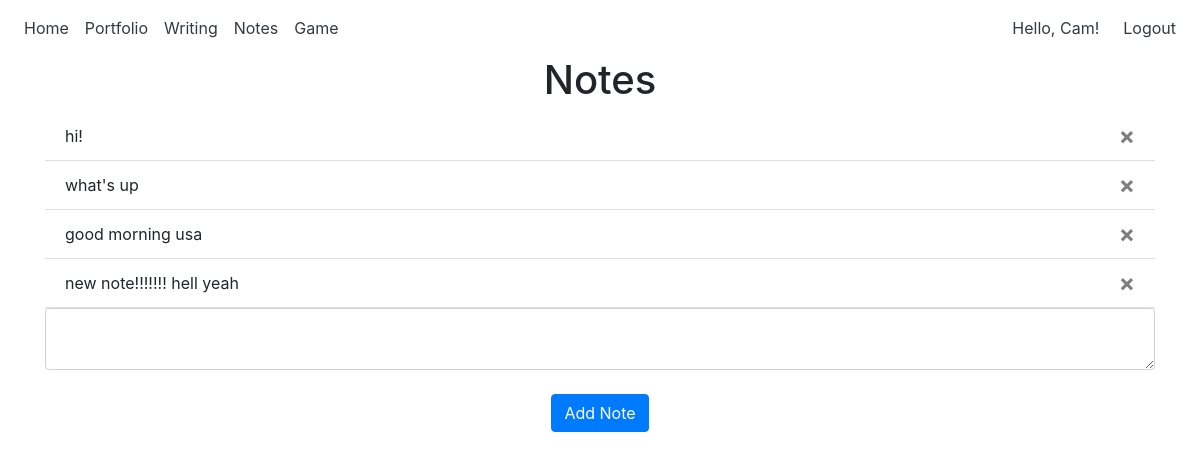
/notes (signed in), run on an earlier commit of the app's database.
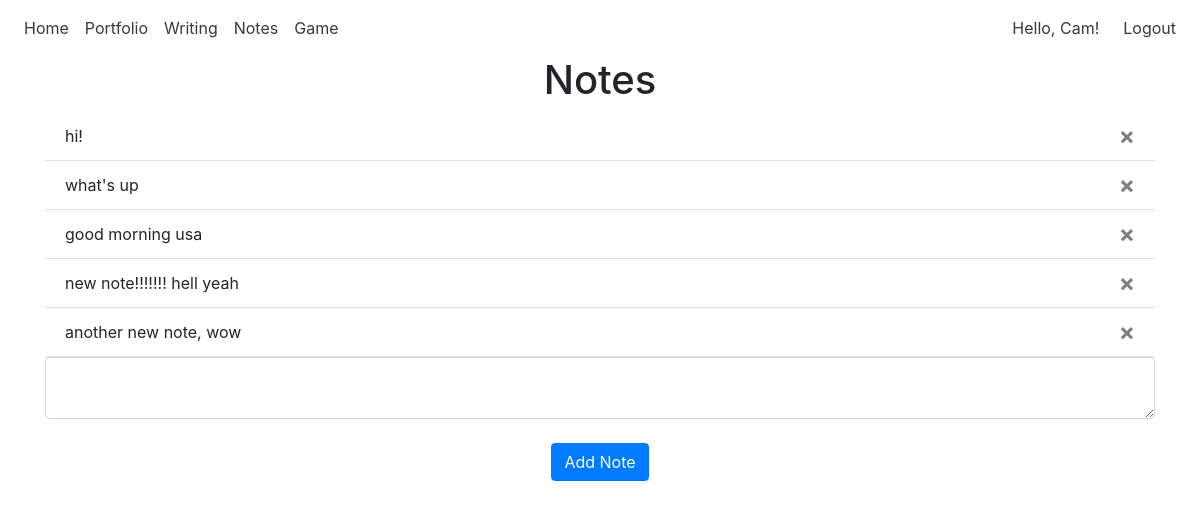
And on a later commit of the database.
### website/models.py (models this page shows)
class User(db.Model, UserMixin):
    id = db.Column(db.Integer, primary_key=True)
    email = db.Column(db.String(150), unique=True)
    password = db.Column(db.String(150))
    first_name = db.Column(db.String(150))
    notes = db.relationship('Note')

class Note(db.Model):
    id = db.Column(db.Integer, primary_key=True)
    data = db.Column(db.String(10000))
    date = db.Column(db.DateTime(timezone=True), default=func.now())
    user_id = db.Column(db.Integer, db.ForeignKey('user.id'))

### website/views.py (the view, shortened to what this page needs)
@views.route('/notes', methods=['GET', 'POST'])
@login_required
def notes():
    return render_template("notes.html", user=current_user)

### website/__init__.py (called while the page is built)
def create_app():
    app = Flask(__name__)
    app.config['SECRET_KEY'] = 'thisisthesecretkeyabdahdajf'
    app.config['SQLALCHEMY_DATABASE_URI'] = f'sqlite:///{path.join(app.root_path, DB_NAME)}'
    db.init_app(app)
    from .views import views
    from .auth import auth
    app.register_blueprint(views, url_prefix='/')
    app.register_blueprint(auth, url_prefix='/')
    from .models import User, Note
    create_database(app)
    login_manager = LoginManager()
    login_manager.login_view = 'auth.login'
    login_manager.init_app(app)
    @login_manager.user_loader
    def load_user(id):
        return User.query.get(int(id))
    return app

### website/templates/notes.html
{% extends "base.html" %} {% block title %}Home{% endblock %}
{% block content %}
<h1 align="center">Notes</h1>
<ul class="list-group list-group-flush" id="notes">
    {% for note in user.notes %}
    <li class="list-group-item">
        {{ note.data }}
        <button type="button" class="close" onClick="deleteNote({{ note.id }})">
            <span aria-hidden="true">&times;</span>
        </button>
    </li>
    {% endfor %}
</ul>
<form method="POST">
    <textarea name="note" id="note" class="form-control"></textarea>
    <br />
    <div align="center">
        <button type="submit" class="btn btn-primary">Add Note</button>
    </div>
</form>
{% endblock %}

### website/templates/base.html (shortened to what this page needs)
<!DOCTYPE html>
<html>
    <head>
        <link rel="stylesheet" href="https://cdn.jsdelivr.net/npm/bootstrap@4.4.1/dist/css/bootstrap.min.css"/>
        <link rel="stylesheet" href="https://cdnjs.cloudflare.com/ajax/libs/font-awesome/5.15.3/css/all.min.css">
    </head>
    <body>
        <nav class="navbar navbar-expand-lg navbar-dark">
            <div class="collapse navbar-collapse" id="navbar">
                <div class="navbar-nav">
                    {% if user.is_authenticated %}
                    <a class="nav-item nav-link text-dark" id="home" href="/">Home</a>
                    <a class="nav-item nav-link text-dark" id="portfolio" href="/portfolio">Portfolio</a>
                    <a class="nav-item nav-link text-dark" id="writing" href="/writing">Writing</a>
                    <a class="nav-item nav-link text-dark" id="notes" href="/notes">Notes</a>
                    <a class="nav-item nav-link text-dark" id="game" href="/game">Game</a>
                    {% endif %}
                </div>
                <div class="navbar-nav ml-auto">
                    {% if user.is_authenticated %}
                    <span class="navbar-text text-dark mr-3">
                        Hello, {{ user.first_name }}!
                    </span>
                    <a class="nav-item nav-link text-dark" id="logout" href="/logout">Logout</a>
                    {% else %}
                    <a class="nav-item nav-link text-dark" id="login" href="/login">Login</a>
                    <a class="nav-item nav-link text-dark" id="sign-up" href="/sign-up">Sign Up</a>
                    {% endif %}
                </div>
            </div>
        </nav>
        <div class="container">
            {% block content %}
            {% endblock %}
        </div>
    </body>
</html>

What changed in the data, as far as the page shows it:
added Note: data "another new note, wow"
